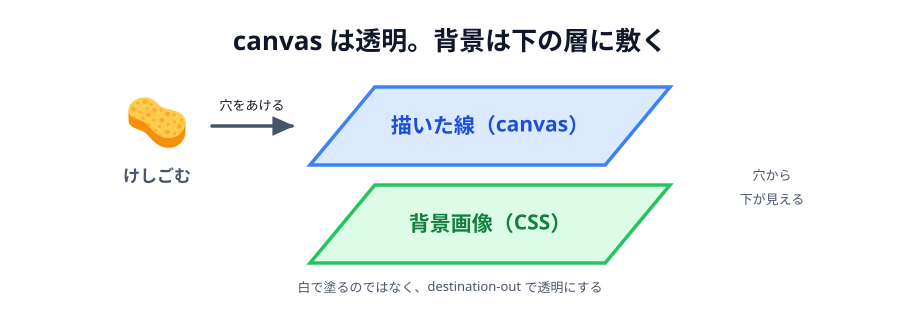

Here is the Python script that generated this plot:
# 00-thumbnail.svg
# スキーマ: VERTICALITY（層の上下）+ BLOCKAGE/穴（上の層に穴をあけると下が見える）

import sys
sys.path.insert(0, "/Users/seekseep/.claude/skills/genfig")
from genfig import Canvas, PALETTE

c = Canvas(900, 310)
c.text(450, 50, "canvas は透明。背景は下の層に敷く", scale="xl")

c.node(490, 126, "描いた線（canvas）", shape="parallelogram", color="blue", w=360, h=78)
c.node(490, 224, "背景画像（CSS）", shape="parallelogram", color="green", w=360, h=78)

c.emoji("1f9fd", 128, 92, 58)
c.text(157, 182, "けしごむ", scale="md")
c.connector(212, 126, 292, 126, label="穴をあける", label_scale="sm", label_dy=-16)

c.text(772, 180, "穴から", scale="sm")
c.text(772, 204, "下が見える", scale="sm")

c.text(450, 292, "白で塗るのではなく、destination-out で透明にする", scale="sm")

c.save("00-thumbnail.svg")
